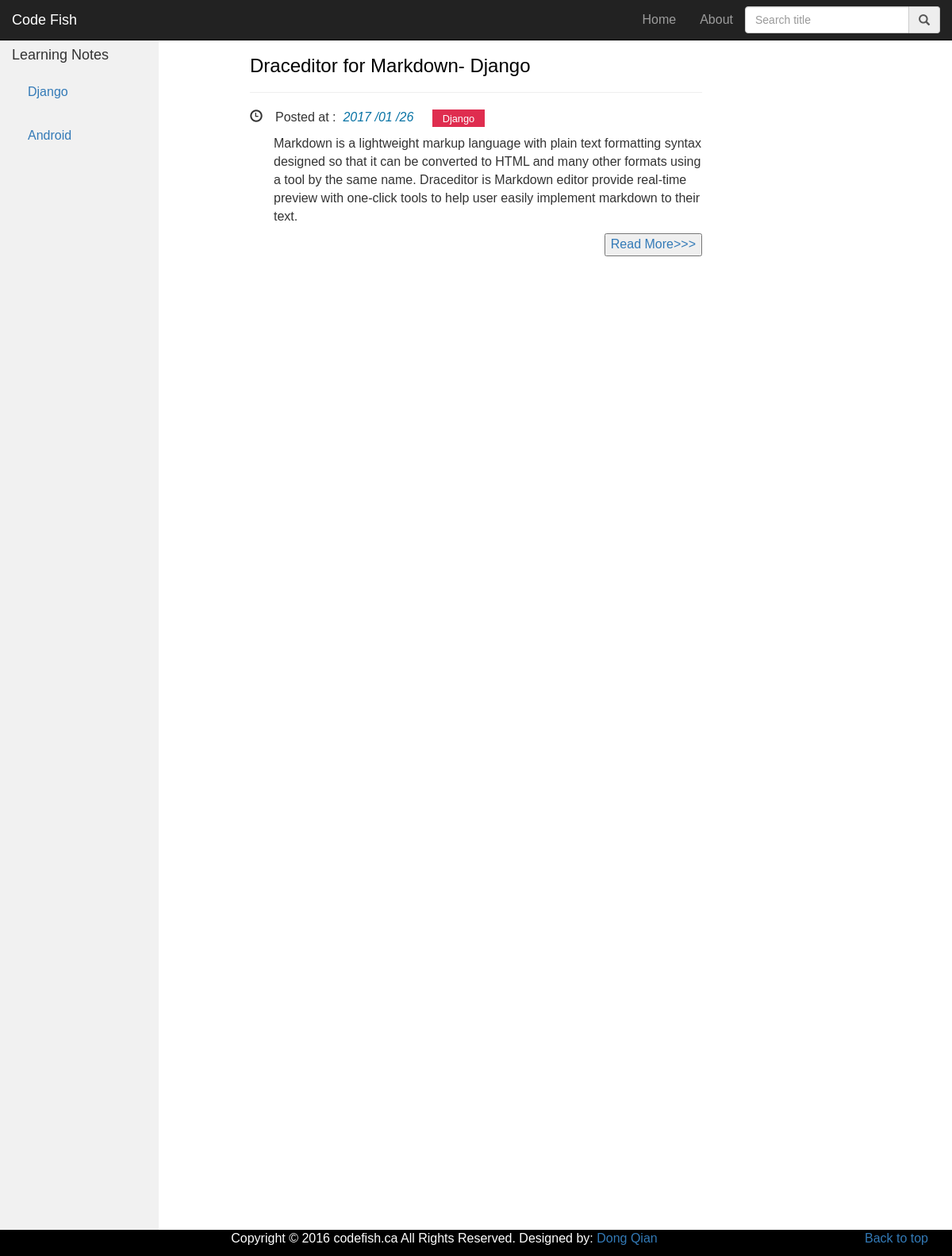
/category/Django/, run on an earlier commit of the app's database.
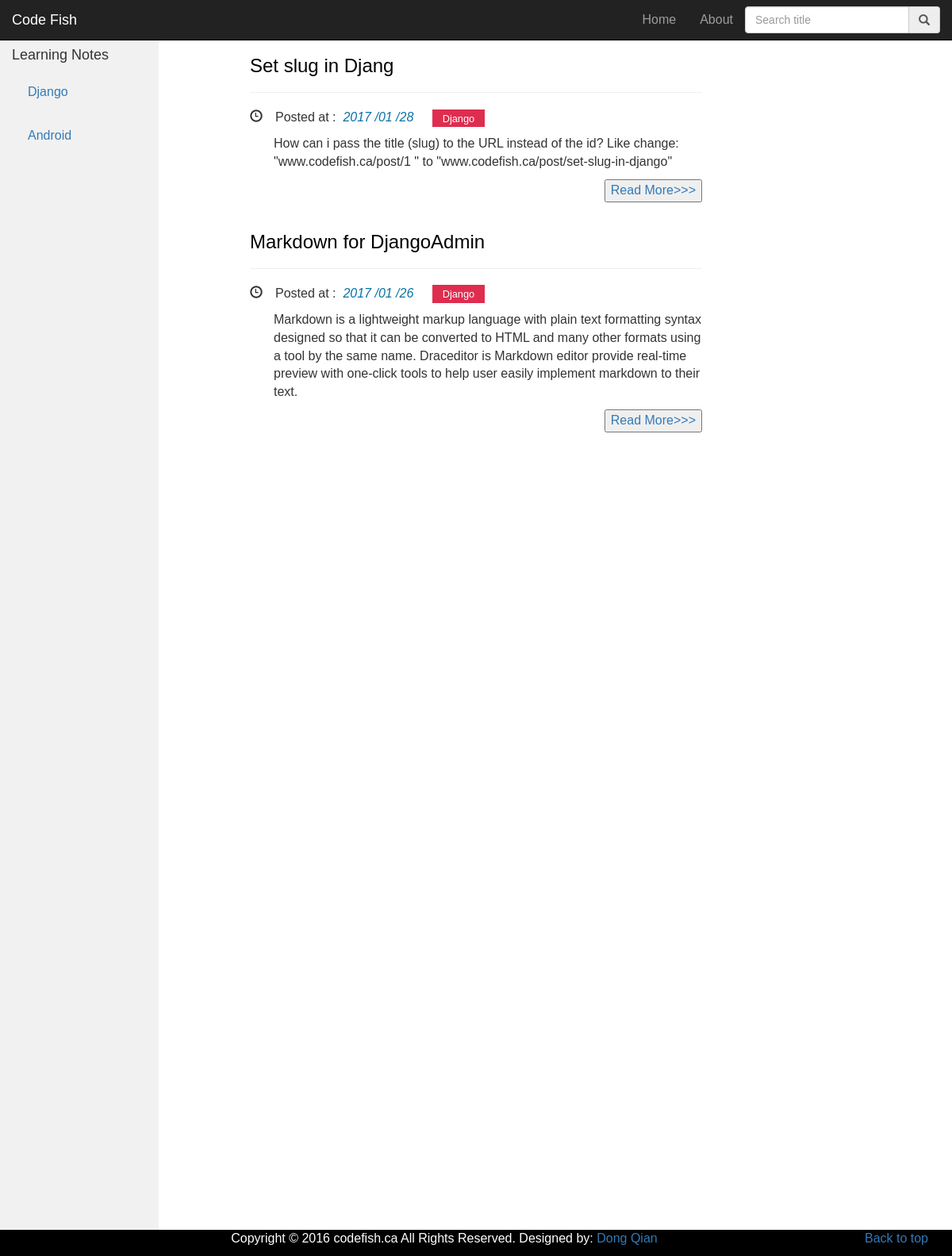
And on a later commit of the database.
### article/models.py (models this page shows, shortened)
class Article(models.Model) :
    title = models.CharField(max_length = 100)
    category = models.CharField(max_length = 50, blank = True)
    shortDes = models.CharField(blank=True, max_length=500)
    date_time = models.DateTimeField(auto_now_add = True)
    content = models.TextField(blank = True, null = True)
    slug = models.SlugField(max_length=100, unique=True, db_index=True)
    class Meta:
        ordering = ['-date_time']

### article/views.py (the view)
# urls.py: url(r'^category/(?P<tag>\w+)/$', views.search_tag, name='search_tag'),
def search_tag(request, tag):
    try:
        post_list = Article.objects.filter(category__iexact=tag)
    except Article.DoesNotExist:
        raise Http404
    context = {
        'post_list': post_list
    }
    return render(request, 'search_tag.html', context)

### templates/search_tag.html
{% extends "base.html" %}
{% load dractags %}
{% block content %}
<div>
    {% for post in post_list %}
        <h3><a class="title" href="{% url "detail" slug=post.slug %}">{{ post.title }}</a></h3><hr>
        <p>
            <span class="glyphicon glyphicon-time">&nbsp;</span>Posted at : <a class="time"  href="#">&nbsp;{{ post.date_time|date:"Y /m /d"}}</a>&nbsp;&nbsp;&nbsp;&nbsp;
            <a  class="category" href="{% url "search_tag" tag=post.category %}">{{ post.category }}</a>
        </p>
        <p class="left30">{{ post.shortDes|safe_markdown}}</p>
        <button class="pull-right"><a href="{% url "detail" slug=post.slug%}">Read More>>> </a></button>
        <br><br>
    {% endfor %}
</div>
{% endblock %}

What changed in the data, as far as the page shows it:
added Article: title "Set slug in Djang", date_time "2017 /01 /28", category "Django", shortDes "How can i pass the title (slug) to the URL instead of the id? Like change: \"www.codefish.ca/post/1 \" to \"www.codefish.ca/post/set-slug-in-django\""
changed Article: title "Draceditor for Markdown- Django" → "Markdown for DjangoAdmin"
